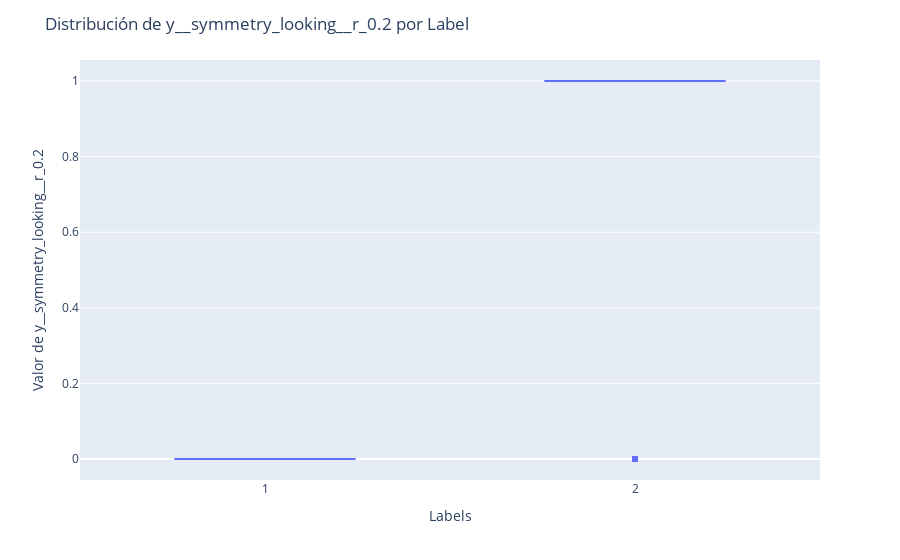
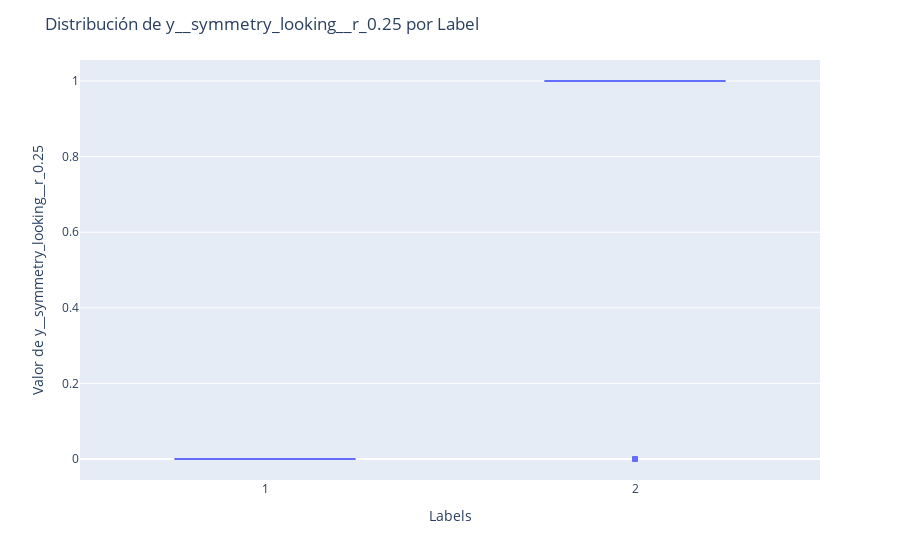
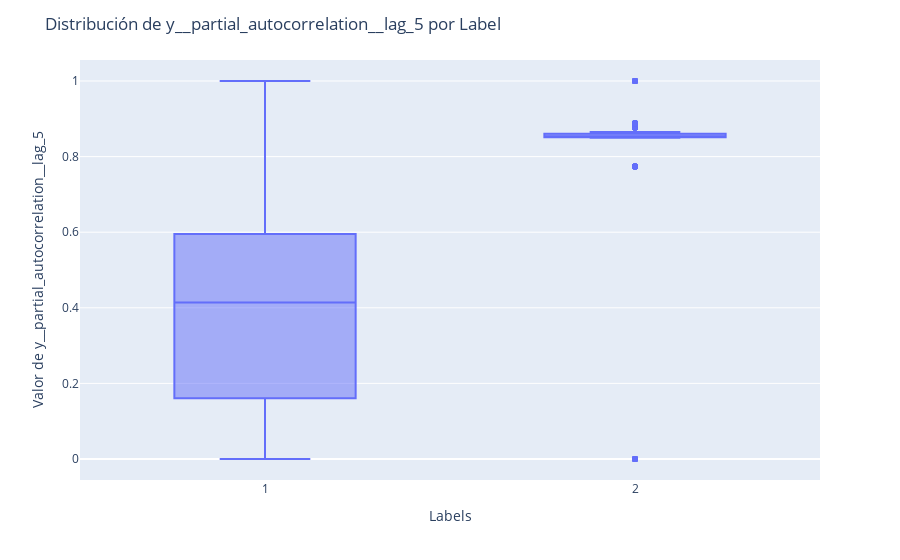
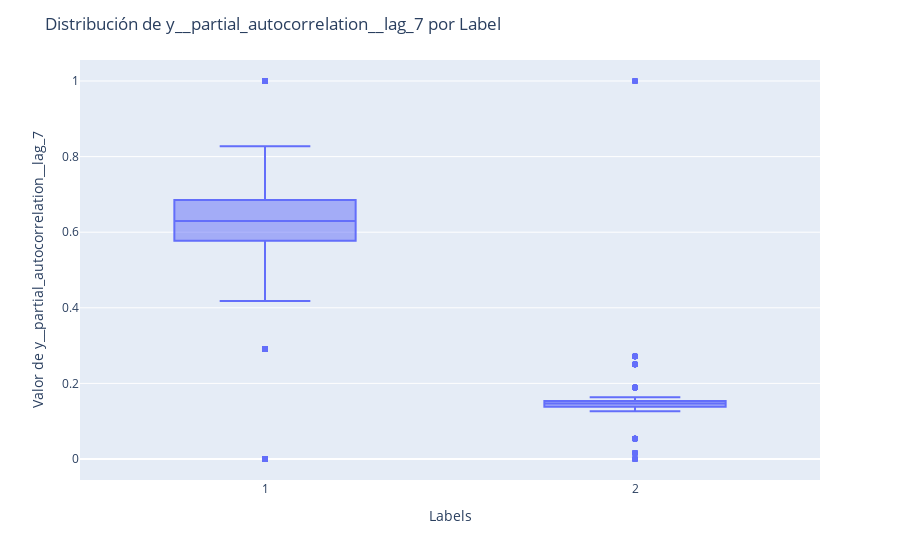

Notebook cell for these charts, in order:
### Code cell
import plotly.express as px
import pandas as pd

# Elegir las características que deseas visualizar (puedes cambiar esto)
features_to_plot = selected_features[:10]

# Crear un DataFrame que incluya las características seleccionadas y las etiquetas
data_to_plot = X_rfe_df[features_to_plot]
data_to_plot['Label'] = y

# Crear un boxplot interactivo para cada característica
for feature in features_to_plot:
    fig = px.box(data_frame=data_to_plot, x='Label', y=feature)
    fig.update_layout(
        title=f"Distribución de {feature} por Label",
        xaxis_title="Labels",
        yaxis_title=f"Valor de {feature}"
    )
    fig.show()

### Figure 1 — Plotly figure (JSON) as saved in the notebook; plotly's stock layout.template omitted (floating-point values rounded to 4 significant figures; data arrays with more than 128 entries replaced by an {"elided": "..."} marker saying what was removed)
{"data": [{"alignmentgroup": "True", "hovertemplate": "Label=%{x}<br>y__symmetry_looking__r_0.2=%{y}<extra></extra>", "legendgroup": "", "marker": {"color": "#636efa"}, "name": "", "notched": false, "offsetgroup": "", "orientation": "v", "showlegend": false, "type": "box", "x": {"elided": "1760 int values"}, "x0": " ", "xaxis": "x", "y": {"elided": "1760 int values"}, "y0": " ", "yaxis": "y"}], "layout": {"boxmode": "group", "legend": {"tracegroupgap": 0}, "margin": {"t": 60}, "title": {"text": "Distribución de y__symmetry_looking__r_0.2 por Label"}, "xaxis": {"anchor": "y", "domain": [0, 1], "title": {"text": "Labels"}}, "yaxis": {"anchor": "x", "domain": [0, 1], "title": {"text": "Valor de y__symmetry_looking__r_0.2"}}}}

### Figure 2 — Plotly figure (JSON) as saved in the notebook; plotly's stock layout.template omitted (floating-point values rounded to 4 significant figures; data arrays with more than 128 entries replaced by an {"elided": "..."} marker saying what was removed)
{"data": [{"alignmentgroup": "True", "hovertemplate": "Label=%{x}<br>y__symmetry_looking__r_0.25=%{y}<extra></extra>", "legendgroup": "", "marker": {"color": "#636efa"}, "name": "", "notched": false, "offsetgroup": "", "orientation": "v", "showlegend": false, "type": "box", "x": {"elided": "1760 int values"}, "x0": " ", "xaxis": "x", "y": {"elided": "1760 int values"}, "y0": " ", "yaxis": "y"}], "layout": {"boxmode": "group", "legend": {"tracegroupgap": 0}, "margin": {"t": 60}, "title": {"text": "Distribución de y__symmetry_looking__r_0.25 por Label"}, "xaxis": {"anchor": "y", "domain": [0, 1], "title": {"text": "Labels"}}, "yaxis": {"anchor": "x", "domain": [0, 1], "title": {"text": "Valor de y__symmetry_looking__r_0.25"}}}}

### Figure 3 — Plotly figure (JSON) as saved in the notebook; plotly's stock layout.template omitted (floating-point values rounded to 4 significant figures; data arrays with more than 128 entries replaced by an {"elided": "..."} marker saying what was removed)
{"data": [{"alignmentgroup": "True", "hovertemplate": "Label=%{x}<br>y__partial_autocorrelation__lag_5=%{y}<extra></extra>", "legendgroup": "", "marker": {"color": "#636efa"}, "name": "", "notched": false, "offsetgroup": "", "orientation": "v", "showlegend": false, "type": "box", "x": {"elided": "1760 int values"}, "x0": " ", "xaxis": "x", "y": {"elided": "1760 float values"}, "y0": " ", "yaxis": "y"}], "layout": {"boxmode": "group", "legend": {"tracegroupgap": 0}, "margin": {"t": 60}, "title": {"text": "Distribución de y__partial_autocorrelation__lag_5 por Label"}, "xaxis": {"anchor": "y", "domain": [0, 1], "title": {"text": "Labels"}}, "yaxis": {"anchor": "x", "domain": [0, 1], "title": {"text": "Valor de y__partial_autocorrelation__lag_5"}}}}

### Figure 4 — Plotly figure (JSON) as saved in the notebook; plotly's stock layout.template omitted (floating-point values rounded to 4 significant figures; data arrays with more than 128 entries replaced by an {"elided": "..."} marker saying what was removed)
{"data": [{"alignmentgroup": "True", "hovertemplate": "Label=%{x}<br>y__partial_autocorrelation__lag_7=%{y}<extra></extra>", "legendgroup": "", "marker": {"color": "#636efa"}, "name": "", "notched": false, "offsetgroup": "", "orientation": "v", "showlegend": false, "type": "box", "x": {"elided": "1760 int values"}, "x0": " ", "xaxis": "x", "y": {"elided": "1760 float values"}, "y0": " ", "yaxis": "y"}], "layout": {"boxmode": "group", "legend": {"tracegroupgap": 0}, "margin": {"t": 60}, "title": {"text": "Distribución de y__partial_autocorrelation__lag_7 por Label"}, "xaxis": {"anchor": "y", "domain": [0, 1], "title": {"text": "Labels"}}, "yaxis": {"anchor": "x", "domain": [0, 1], "title": {"text": "Valor de y__partial_autocorrelation__lag_7"}}}}
